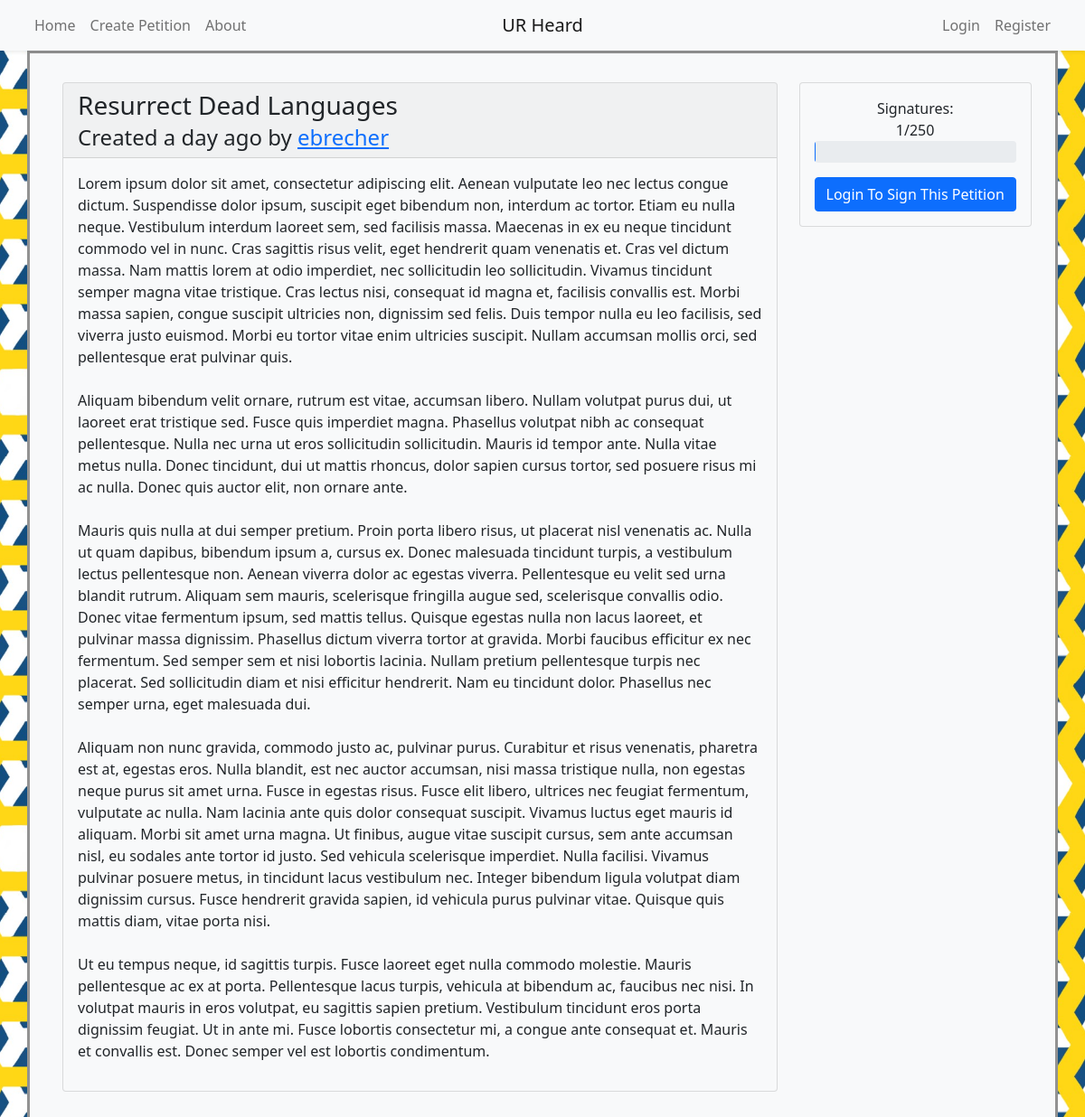
Screenshot of /petition/5 with the database file from the repository.
### models.py (models this page shows, shortened)
class Petition(db.Model):
	__tablename__ = 'petition'
	id = db.Column(db.Integer, primary_key=True)
	title = db.Column(db.String(80), nullable=False)
	body = db.Column(db.Text, nullable=False)
	author_id = db.Column(db.Integer, db.ForeignKey('user.id'), nullable=False)
	author = db.relationship('User', backref='petition')
	timestamp = db.Column(db.DateTime, default=datetime.utcnow)
	signers = db.relationship('User', secondary=signature, backref='signed_petitions')
	initial_signatures = 0
	signature_count = db.Column(db.Integer, default=initial_signatures)

class User(UserMixin, db.Model):
	__tablename__ = 'user'
	id = db.Column(db.Integer, primary_key=True)
	name = db.Column(db.String(50), nullable=False, unique=True, index=True)
	email = db.Column(db.String(50), unique=True, index=True)
	password_hash = db.Column(db.String(128))
	@property
	def password(self):
		raise AttributeError('password is not a readable attribute')

### app.py (the view)
@app.route('/petition/<int:id>', methods=['GET', 'POST'])
def petition(id):
	petition = Petition.query.get_or_404(id)
	signature = db.session.query(models.signature).filter_by(petition_id=id).all()
	form = signatureForm()
	signed = False
	if current_user.is_authenticated:
		signed = True if Petition.query.join(User.signed_petitions).filter(User.id==current_user.id, Petition.id==id).first() != None else False
		if form.validate_on_submit():
			current_signer=User.query.get_or_404(form.user_id.data)
			try:
				if signed:
					petition.signers.remove(current_signer)
				else:
					petition.signers.append(current_signer)
				petition.signature_count = len(petition.signers)
				print(len(petition.signers))
				db.session.add(petition)
				db.session.commit()
				return redirect(url_for('petition', id=id))
			except:
				flash("An issue occurred with the signature feature.")
				return redirect(url_for('petition', id=id))
		if signed:
			print('Exists')
			return render_template('petition.html', petition=petition, signature=signature, form=form, signed=True)
		else:
			return render_template('petition.html', petition=petition, signature=signature, form=form, signed=False)
	else:
		return render_template('petition.html', petition=petition, signature=signature, form=form)

### templates/petition.html (shortened to what this page needs)
{% extends "base.html" %}
{% block content %}
	<article class="container">
		<div class="row py-3">
			<div class="col-3 order-2" id="side-panel">
				<div style="position:fixed;">
					<div class="card bg-light mb-3" style="max-width: 18rem;">
						<div class="card-body">
							<p class="text-center mb-0">Signatures:</p>
							<p class="text-center my-0 pt-0">{{petition.signature_count}}/250</p>
							<div class="progress mb-3" style="height:2em;">
							</div>
							{% if current_user.is_authenticated %}
								<form method="post">
									{{ form.csrf_token }}
									{{ form.user_id(value=current_user.id) }}
									{{ form.petition_id(value=petition.id) }}
									{% if signed %}
										{{ form.submit(value="Unsign This Petition", class_="btn btn-primary w-100") }}
									{% else %}
										{{ form.submit(value="Sign This Petition", class_="btn btn-primary w-100") }}
									{% endif %}
								</form>
							{% else %}
								<a href="/login?next=%2Fpetition%2F{{petition.id}}" class="btn btn-primary text-wrap w-100">Login To Sign This Petition</a>
							{% endif %}
						</div>
					</div>
				</div>
			</div>
			<div class="col" id="main">
				<div class="card bg-light mb-3">
					<heading class="card-header">
						<h3 class="card-title font-weight-bold">{{petition.title}}</h3>
						<h4 class="card-subtitle">Created {{moment(petition.timestamp).fromNow()}} by <a href="{{ url_for ('profile', id=petition.author_id) }}">{{petition.author.name}}</a></h4>
					</heading>
					<div class="card-body">
						<p style="white-space:pre-wrap;">{{petition.body}}</p>
					</div>
				</div>
			</div>
		</div>
{% endblock content %}

### rows the page displays
Petition: signature_count "1", title "Resurrect Dead Languages", timestamp "a day ago", body "Lorem ipsum dolor sit amet, consectetur adipiscing elit. Aenean vulputate leo nec lectus congue dictum. Suspendisse dolor ipsum, suscipit eget bibendum non, interdum ac tortor. Etiam eu nulla neque. Vestibulum interdum laoreet sem, sed facilisis massa. Maecenas in ex eu neque tincidunt commodo vel in nunc. Cras sagittis risus velit, eget hendrerit quam venenatis et. Cras vel dictum massa. Nam mattis lorem at odio imperdiet, nec sollicitudin leo sollicitudin. Vivamus tincidunt semper magna vitae tristique. Cras lectus nisi, consequat id magna et, facilisis convallis est. Morbi massa sapien, congue suscipit ultricies non, dignissim sed felis. Duis tempor nulla eu leo facilisis, sed viverra…"
User: author.name "ebrecher"

### other values shown
{{ render_nav_item('index', 'Home', use_li=True) }} "Home"
{{ render_nav_item('create', 'Create Petition', use_li=True) }} "Create Petition"
{{ render_nav_item('about', 'About', use_li=True) }} "About"
{{ render_nav_item('login', 'Login', use_li=True) }} "Login"
{{ render_nav_item('register', 'Register', use_li=True) }} "Register"
